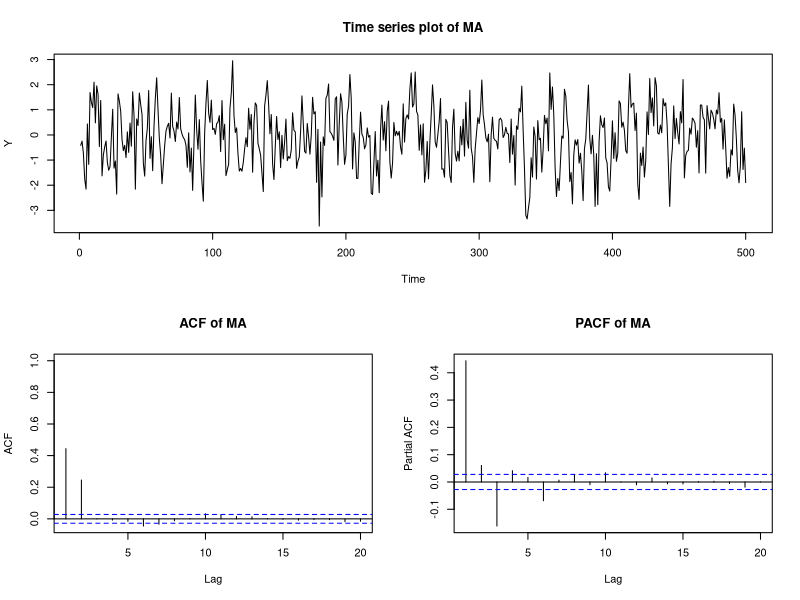

The R source for this figure:
# simulate MA(2) process
# Parameter values and settings
theta_1      = 0.4  # MA(1) parameter
theta_2      = 0.3    # MA(2) parameter
NumObsSim    = 5000 # Simulated Sample size 
numObsToPlot = 500  
ACFLagstoPlot= 20
sigma2       = 1    # variance of noise term

# Set seed for random number generation.
# Choose birthdate of any student in your
# group. 
seed_by <- 960231
set.seed(seed_by)

# Simulate MA(2) - using built in arima.sim()
y_MA <- arima.sim(model = list(ma = c(theta_1, theta_2)), n = NumObsSim, sd = sqrt(sigma2))

#############
# Time series plot, ACF and PACF in one
layout(matrix(c(1, 1, 1, 1,
                2, 2, 3, 3), nrow=2, byrow=TRUE))

ts.plot(y_MA[1:numObsToPlot], ylab = "Y", main = "Time series plot of MA")
acf(y_MA[1:NumObsSim], lag.max = ACFLagstoPlot, 
    type = "correlation", plot = T, main = "ACF of MA",
    xlim=c(1,ACFLagstoPlot))
acf(y_MA[1:NumObsSim], lag.max = ACFLagstoPlot, type = "partial", plot = T, main = "PACF of MA")
par(mfrow = c(1,1)) # resets to default

# values can be accessed in the following manner
acf(y_MA[1:NumObsSim], lag.max = ACFLagstoPlot, type = "correlation", plot = F)
acf(y_MA[1:NumObsSim], lag.max = ACFLagstoPlot, type = "partial", plot = F)

